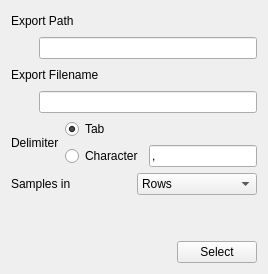
            <widget class="QWidget" name="exportDataSetTab">
             <layout class="QVBoxLayout" name="verticalLayout_11">
              <item>
               <layout class="QHBoxLayout" name="horizontalLayout_36">
                <item>
                 <widget class="QLabel" name="label_55">
                  <property name="text">
                   <string>Export Path</string>
                  </property>
                 </widget>
                </item>
                <item>
                 <spacer name="horizontalSpacer_28">
                  <property name="orientation">
                   <enum>Qt::Horizontal</enum>
                  </property>
                  <property name="sizeHint" stdset="0">
                   <size>
                    <width>40</width>
                    <height>20</height>
                   </size>
                  </property>
                 </spacer>
                </item>
               </layout>
              </item>
              <item>
               <layout class="QHBoxLayout" name="horizontalLayout_37">
                <item>
                 <spacer name="horizontalSpacer_27">
                  <property name="orientation">
                   <enum>Qt::Horizontal</enum>
                  </property>
                  <property name="sizeHint" stdset="0">
                   <size>
                    <width>28</width>
                    <height>20</height>
                   </size>
                  </property>
                 </spacer>
                </item>
                <item>
                 <widget class="QLineEdit" name="exportPath">
                  <property name="sizePolicy">
                   <sizepolicy hsizetype="Expanding" vsizetype="Fixed">
                    <horstretch>90</horstretch>
                    <verstretch>0</verstretch>
                   </sizepolicy>
                  </property>
                  <property name="alignment">
                   <set>Qt::AlignRight|Qt::AlignTrailing|Qt::AlignVCenter</set>
                  </property>
                 </widget>
                </item>
               </layout>
              </item>
              <item>
               <layout class="QHBoxLayout" name="horizontalLayout_38">
                <item>
                 <widget class="QLabel" name="label_56">
                  <property name="text">
                   <string>Export Filename</string>
                  </property>
                 </widget>
                </item>
                <item>
                 <spacer name="horizontalSpacer_29">
                  <property name="orientation">
                   <enum>Qt::Horizontal</enum>
                  </property>
                  <property name="sizeHint" stdset="0">
                   <size>
                    <width>40</width>
                    <height>20</height>
                   </size>
                  </property>
                 </spacer>
                </item>
               </layout>
              </item>
              <item>
               <layout class="QHBoxLayout" name="horizontalLayout_39">
                <item>
                 <spacer name="horizontalSpacer_30">
                  <property name="orientation">
                   <enum>Qt::Horizontal</enum>
                  </property>
                  <property name="sizeHint" stdset="0">
                   <size>
                    <width>28</width>
                    <height>20</height>
                   </size>
                  </property>
                 </spacer>
                </item>
                <item>
                 <widget class="QLineEdit" name="exportFileName">
                  <property name="sizePolicy">
                   <sizepolicy hsizetype="Expanding" vsizetype="Fixed">
                    <horstretch>90</horstretch>
                    <verstretch>0</verstretch>
                   </sizepolicy>
                  </property>
                  <property name="alignment">
                   <set>Qt::AlignRight|Qt::AlignTrailing|Qt::AlignVCenter</set>
                  </property>
                 </widget>
                </item>
               </layout>
              </item>
              <item>
               <layout class="QHBoxLayout" name="horizontalLayout_44">
                <item>
                 <widget class="QLabel" name="label_58">
                  <property name="text">
                   <string>Delimiter</string>
                  </property>
                 </widget>
                </item>
                <item>
                 <layout class="QVBoxLayout" name="verticalLayout_10">
                  <item>
                   <widget class="QRadioButton" name="exportDelimiterTab">
                    <property name="text">
                     <string>Tab</string>
                    </property>
                    <property name="checked">
                     <bool>true</bool>
                    </property>
                   </widget>
                  </item>
                  <item>
                   <layout class="QHBoxLayout" name="horizontalLayout_30">
                    <item>
                     <widget class="QRadioButton" name="exportDelimiterCharacter">
                      <property name="text">
                       <string>Character</string>
                      </property>
                     </widget>
                    </item>
                    <item>
                     <widget class="QLineEdit" name="exportCharacter">
                      <property name="enabled">
                       <bool>true</bool>
                      </property>
                      <property name="text">
                       <string>,</string>
                      </property>
                     </widget>
                    </item>
                   </layout>
                  </item>
                 </layout>
                </item>
               </layout>
              </item>
              <item>
               <layout class="QHBoxLayout" name="horizontalLayout_47">
                <item>
                 <widget class="QLabel" name="label_65">
                  <property name="text">
                   <string>Samples in</string>
                  </property>
                 </widget>
                </item>
                <item>
                 <widget class="QComboBox" name="samplesInComboBox">
                  <item>
                   <property name="text">
                    <string>Rows</string>
                   </property>
                  </item>
                  <item>
                   <property name="text">
                    <string>Columns</string>
                   </property>
                  </item>
                 </widget>
                </item>
               </layout>
              </item>
              <item>
               <spacer name="verticalSpacer_4">
                <property name="orientation">
                 <enum>Qt::Vertical</enum>
                </property>
                <property name="sizeHint" stdset="0">
                 <size>
                  <width>20</width>
                  <height>40</height>
                 </size>
                </property>
               </spacer>
              </item>
              <item>
               <layout class="QHBoxLayout" name="horizontalLayout_40">
                <item>
                 <spacer name="horizontalSpacer_31">
                  <property name="orientation">
                   <enum>Qt::Horizontal</enum>
                  </property>
                  <property name="sizeHint" stdset="0">
                   <size>
                    <width>40</width>
                    <height>20</height>
                   </size>
                  </property>
                 </spacer>
                </item>
                <item>
                 <widget class="QPushButton" name="exportPathSelectButton">
                  <property name="text">
                   <string>Select</string>
                  </property>
                 </widget>
                </item>
               </layout>
              </item>
             </layout>
            </widget>
